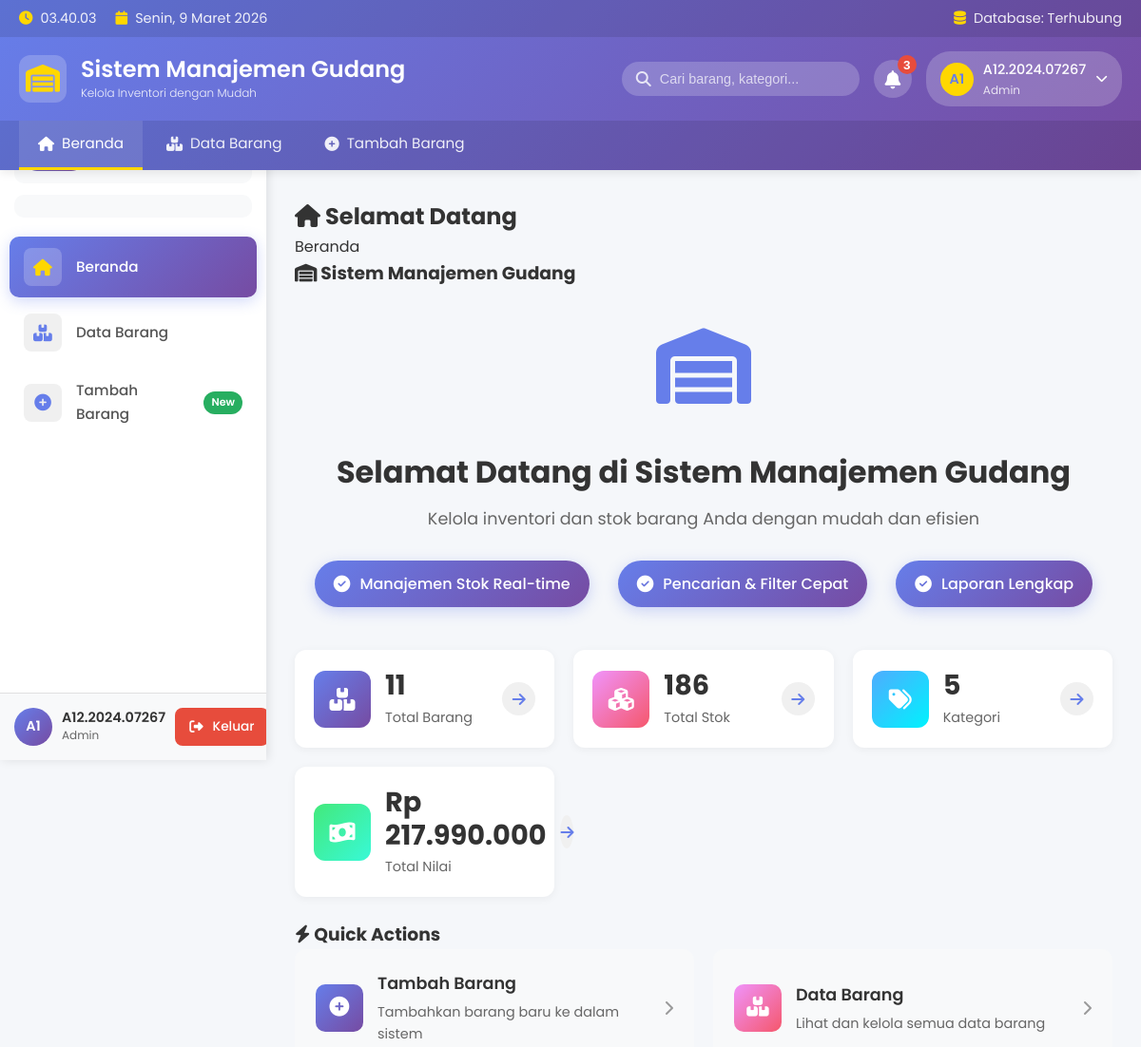
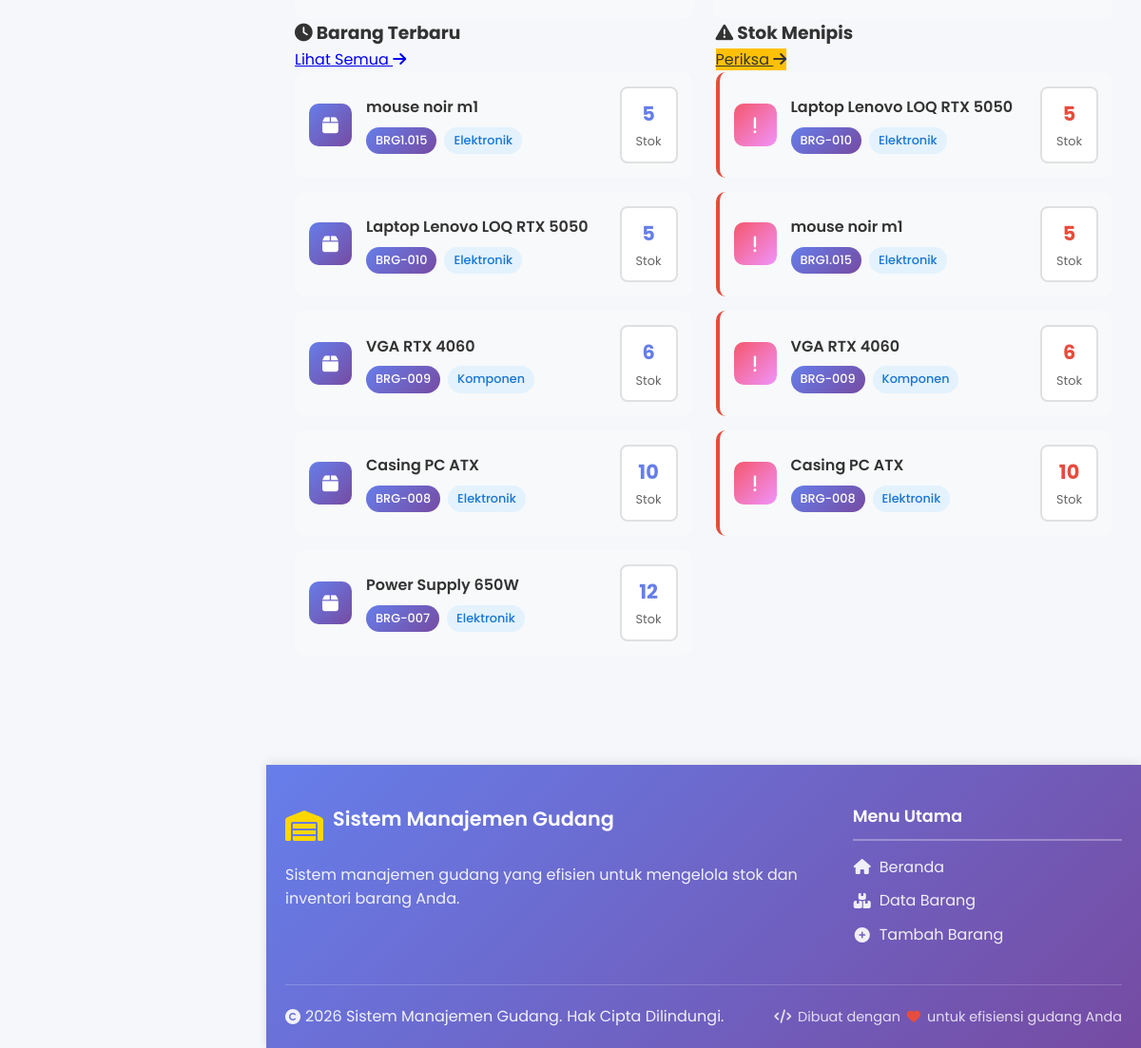
/index.php (signed in), run on the app's committed database (2 pictures, top to bottom).
### tables this page shows
CREATE TABLE `barang` (
  `id` int(11) NOT NULL,
  `kode_barang` varchar(50) NOT NULL,
  `nama_barang` varchar(150) NOT NULL,
  `kategori` varchar(50) DEFAULT NULL,
  `foto` varchar(255) DEFAULT 'default_barang.jpg',
  `stok` int(11) DEFAULT 0,
  `harga` decimal(12,2) DEFAULT 0.00,
  `deskripsi` text DEFAULT NULL,
  `status` enum('aktif','nonaktif') DEFAULT 'aktif'
);

### index.php (the view, shortened to what this page needs)
<?php
require_once 'koneksi.php';
?>
<?php include 'bingkai/header.php'; ?>
<div class="content-wrapper">
    <?php include 'bingkai/menu.php'; ?>
    <main class="main-content">
        <div class="page-header">
            <h2><i class="fas fa-home"></i> Selamat Datang</h2>
            <div class="breadcrumb">
                <span>Beranda</span>
            </div>
        </div>
        <div class="content">
            <div class="card welcome-card">
                <div class="card-header">
                    <h3><i class="fas fa-warehouse"></i> Sistem Manajemen Gudang</h3>
                </div>
                <div class="card-body">
                    <div class="welcome-content">
                        <div class="welcome-icon">
                            <i class="fas fa-warehouse"></i>
                        </div>
                        <h2>Selamat Datang di Sistem Manajemen Gudang</h2>
                        <p>Kelola inventori dan stok barang Anda dengan mudah dan efisien</p>
                        <div class="welcome-features">
                            <div class="feature-item">
                                <i class="fas fa-check-circle"></i>
                                <span>Manajemen Stok Real-time</span>
                            </div>
                            <div class="feature-item">
                                <i class="fas fa-check-circle"></i>
                                <span>Pencarian & Filter Cepat</span>
                            </div>
                            <div class="feature-item">
                                <i class="fas fa-check-circle"></i>
                                <span>Laporan Lengkap</span>
                            </div>
                        </div>
                    </div>
                </div>
            </div>
            <?php
            $total_barang = 0;
            $total_stok = 0;
            $total_kategori = 0;
            $total_nilai = 0;
            $stats_query = "SELECT
                COUNT(*) as total_barang,
                SUM(stok) as total_stok,
                COUNT(DISTINCT kategori) as total_kategori,
                SUM(harga * stok) as total_nilai
                FROM barang WHERE status = 'aktif'";
            $stats_result = mysqli_query($koneksi, $stats_query);
            if ($stats_result) {
                $stats_row = mysqli_fetch_assoc($stats_result);
                $total_barang = $stats_row['total_barang'] ?? 0;
                $total_stok = $stats_row['total_stok'] ?? 0;
                $total_kategori = $stats_row['total_kategori'] ?? 0;
                $total_nilai = $stats_row['total_nilai'] ?? 0;
            }
            ?>
            <div class="stats-grid">
                <div class="stat-card">
                    <div class="stat-icon" style="background: linear-gradient(135deg, #667eea 0%, #764ba2 100%);">
                        <i class="fas fa-boxes"></i>
                    </div>
                    <div class="stat-content">
                        <div class="stat-value"><?php echo number_format($total_barang, 0, ',', '.'); ?></div>
                        <div class="stat-label">Total Barang</div>
                    </div>
                    <a href="tampilDataBarang.php" class="stat-link">
                        <i class="fas fa-arrow-right"></i>
                    </a>
                </div>
                <div class="stat-card">
                    <div class="stat-icon" style="background: linear-gradient(135deg, #f093fb 0%, #f5576c 100%);">
                        <i class="fas fa-cubes"></i>
                    </div>
                    <div class="stat-content">
                        <div class="stat-value"><?php echo number_format($total_stok, 0, ',', '.'); ?></div>
                        <div class="stat-label">Total Stok</div>
                    </div>
                    <a href="tampilDataBarang.php" class="stat-link">
                        <i class="fas fa-arrow-right"></i>
                    </a>
                </div>
                <div class="stat-card">
                    <div class="stat-icon" style="background: linear-gradient(135deg, #4facfe 0%, #00f2fe 100%);">
                        <i class="fas fa-tags"></i>
                    </div>
                    <div class="stat-content">
                        <div class="stat-value"><?php echo number_format($total_kategori, 0, ',', '.'); ?></div>
                        <div class="stat-label">Kategori</div>
                    </div>
                    <a href="tampilDataBarang.php" class="stat-link">
                        <i class="fas fa-arrow-right"></i>
                    </a>
                </div>
                <div class="stat-card">
                    <div class="stat-icon" style="background: linear-gradient(135deg, #43e97b 0%, #38f9d7 100%);">
                        <i class="fas fa-money-bill-wave"></i>
                    </div>
                    <div class="stat-content">
                        <div class="stat-value">Rp <?php echo number_format($total_nilai, 0, ',', '.'); ?></div>
                        <div class="stat-label">Total Nilai</div>
                    </div>
                    <a href="tampilDataBarang.php" class="stat-link">
                        <i class="fas fa-arrow-right"></i>
                    </a>
                </div>
            </div>
            <div class="card">
                <div class="card-header">
                    <h3><i class="fas fa-bolt"></i> Quick Actions</h3>
                </div>
                <div class="card-body">
                    <div class="quick-actions">
                        <a href="tambahDataBarang.php" class="action-card">
                            <div class="action-icon" style="background: linear-gradient(135deg, #667eea 0%, #764ba2 100%);">
                                <i class="fas fa-plus-circle"></i>
                            </div>
                            <div class="action-content">
                                <h4>Tambah Barang</h4>
                                <p>Tambahkan barang baru ke dalam sistem</p>
                            </div>
                            <i class="fas fa-chevron-right action-arrow"></i>
                        </a>
                        <a href="tampilDataBarang.php" class="action-card">
                            <div class="action-icon" style="background: linear-gradient(135deg, #f093fb 0%, #f5576c 100%);">
                                <i class="fas fa-boxes"></i>
                            </div>
                            <div class="action-content">
                                <h4>Data Barang</h4>
                                <p>Lihat dan kelola semua data barang</p>
                            </div>
                            <i class="fas fa-chevron-right action-arrow"></i>
                        </a>
                    </div>
                </div>
            </div>
            <div class="cards-row">
                <?php
                $recent_query = "SELECT * FROM barang WHERE status = 'aktif' ORDER BY id DESC LIMIT 5";
                $recent_result = mysqli_query($koneksi, $recent_query);
                if (mysqli_num_rows($recent_result) > 0):
                ?>
                <div class="card card-half">
                    <div class="card-header">
                        <h3><i class="fas fa-clock"></i> Barang Terbaru</h3>
                        <a href="tampilDataBarang.php" class="btn btn-secondary">
                            Lihat Semua <i class="fas fa-arrow-right"></i>
                        </a>
                    </div>
                    <div class="card-body">
                        <div class="recent-items">
                            <?php
                            mysqli_data_seek($recent_result, 0);
                            while ($item = mysqli_fetch_assoc($recent_result)):
                            ?>
                                <div class="recent-item">
                                    <div class="recent-item-icon">
                                        <i class="fas fa-box"></i>
                                    </div>
                                    <div class="recent-item-content">
                                        <h4><?php echo htmlspecialchars($item['nama_barang']); ?></h4>
                                        <p>
                                            <span class="badge badge-primary"><?php echo htmlspecialchars($item['kode_barang']); ?></span>
                                            <span class="badge badge-category"><?php echo htmlspecialchars($item['kategori']); ?></span>
                                        </p>
                                    </div>
                                    <div class="recent-item-stock">
                                        <span class="stock-value"><?php echo number_format($item['stok'], 0, ',', '.'); ?></span>
                                        <span class="stock-label">Stok</span>
                                    </div>
                                </div>
                            <?php endwhile; ?>
                        </div>
                    </div>
                </div>
                <?php endif; ?>
                <?php
                $low_stock_query = "SELECT * FROM barang WHERE status = 'aktif' AND stok <= 10 ORDER BY stok ASC LIMIT 5";
                $low_stock_result = mysqli_query($koneksi, $low_stock_query);
                if (mysqli_num_rows($low_stock_result) > 0):
                ?>
                <div class="card card-half">
                    <div class="card-header">
                        <h3><i class="fas fa-exclamation-triangle"></i> Stok Menipis</h3>
                        <a href="tampilDataBarang.php" class="btn btn-warning">
                            Periksa <i class="fas fa-arrow-right"></i>
                        </a>
                    </div>
                    <div class="card-body">
                        <div class="recent-items">
                            <?php while ($item = mysqli_fetch_assoc($low_stock_result)): ?>
                                <div class="recent-item low-stock">
                                    <div class="recent-item-icon" style="background: linear-gradient(135deg, #f5576c 0%, #f093fb 100%);">
                                        <i class="fas fa-exclamation"></i>
                                    </div>
                                    <div class="recent-item-content">
                                        <h4><?php echo htmlspecialchars($item['nama_barang']); ?></h4>
                                        <p>
                                            <span class="badge badge-primary"><?php echo htmlspecialchars($item['kode_barang']); ?></span>
                                            <span class="badge badge-category"><?php echo htmlspecialchars($item['kategori']); ?></span>
                                        </p>
                                    </div>
                                    <div class="recent-item-stock">
                                        <span class="stock-value" style="color: #e74c3c;"><?php echo number_format($item['stok'], 0, ',', '.'); ?></span>
                                        <span class="stock-label">Stok</span>
                                    </div>
                                </div>
                            <?php endwhile; ?>
                        </div>
                    </div>
                </div>
                <?php endif; ?>
            </div>
        </div>
    </main>
</div>
<?php include 'bingkai/footer.php'; ?>

### data on the page
barang: nama_barang "mouse noir m1", kode_barang "BRG1.015", kategori "Elektronik", stok "5"
barang: nama_barang "Laptop Lenovo LOQ RTX 5050", kode_barang "BRG-010", kategori "Elektronik", stok "5"
barang: nama_barang "VGA RTX 4060", kode_barang "BRG-009", kategori "Komponen", stok "6"
barang: nama_barang "Casing PC ATX", kode_barang "BRG-008", kategori "Elektronik", stok "10"
barang: nama_barang "Power Supply 650W", kode_barang "BRG-007", kategori "Elektronik", stok "12"

### other printed values
$user_initials "A1"
$_SESSION['nama'] "A12.2024.07267"
$total_barang "11"
$total_stok "186"
$total_kategori "5"
$total_nilai "217.990.000"
